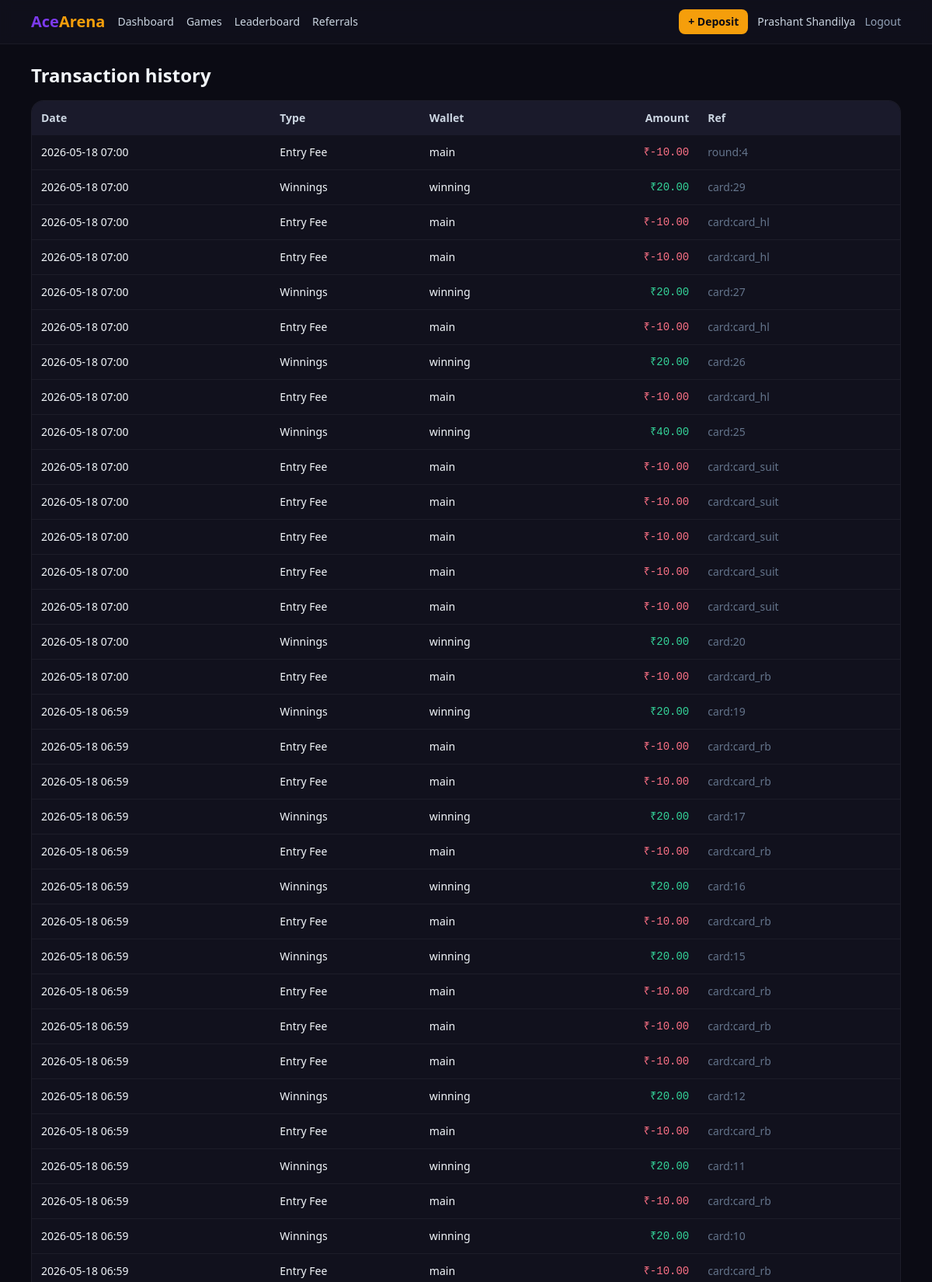
The app's page /wallet/history (signed in, upper part) with its own data.
### app/models.py (models this page shows, shortened)
class User(UserMixin, db.Model):
    __tablename__ = "users"
    id = db.Column(db.Integer, primary_key=True)
    name = db.Column(db.String(120))
    email = db.Column(db.String(190), unique=True, index=True)
    mobile = db.Column(db.String(20), unique=True, index=True)
    password_hash = db.Column(db.String(255))
    role = db.Column(db.String(32), default="user")  # user, support_admin, finance_admin, super_admin
    is_blocked = db.Column(db.Boolean, default=False)
    is_verified = db.Column(db.Boolean, default=False)
    referral_code = db.Column(db.String(16), unique=True, index=True)
    referred_by_id = db.Column(db.Integer, db.ForeignKey("users.id"))
    last_login_ip = db.Column(db.String(64))
    failed_attempts = db.Column(db.Integer, default=0)
    locked_until = db.Column(db.DateTime)
    created_at = db.Column(db.DateTime, default=datetime.utcnow)
    def is_admin(self): return self.role in ("super_admin", "finance_admin", "support_admin")

class WalletTransaction(db.Model):
    __tablename__ = "wallet_transactions"
    id = db.Column(db.Integer, primary_key=True)
    user_id = db.Column(db.Integer, db.ForeignKey("users.id"), index=True, nullable=False)
    wallet_type = db.Column(db.String(16), nullable=False)  # main, winning, bonus
    tx_type = db.Column(db.String(32), nullable=False)      # deposit, withdraw, entry_fee, winnings, referral_bonus, admin_adjust
    amount = db.Column(db.Numeric(14, 2), nullable=False)   # signed
    reference = db.Column(db.String(120), index=True)       # external ref (razorpay payment id, etc.)
    idempotency_key = db.Column(db.String(120), unique=True, index=True)
    meta = db.Column(db.Text)
    created_at = db.Column(db.DateTime, default=datetime.utcnow, index=True)

### app/wallet/routes.py (the view)
@bp.route("/history")
@login_required
def history():
    tx = WalletTransaction.query.filter_by(user_id=current_user.id) \
        .order_by(WalletTransaction.id.desc()).limit(200).all()
    return render_template("wallet/history.html", tx=tx)

### app/templates/wallet/history.html
{% extends "base.html" %}{% block content %}
<h1 class="text-2xl font-bold mb-4">Transaction history</h1>
<div class="rounded-2xl bg-ink-800 border border-white/5 overflow-hidden">
<table class="w-full text-sm">
<thead class="bg-ink-700 text-slate-300"><tr><th class="p-3 text-left">Date</th><th class="p-3 text-left">Type</th><th class="p-3 text-left">Wallet</th><th class="p-3 text-right">Amount</th><th class="p-3 text-left">Ref</th></tr></thead>
<tbody class="divide-y divide-white/5">
{% for t in tx %}<tr>
<td class="p-3">{{ t.created_at.strftime('%Y-%m-%d %H:%M') }}</td>
<td class="p-3 capitalize">{{ t.tx_type.replace('_',' ') }}</td>
<td class="p-3">{{ t.wallet_type }}</td>
<td class="p-3 text-right font-mono {{ 'text-emerald-400' if t.amount>0 else 'text-rose-400' }}">₹{{ '%.2f'|format(t.amount) }}</td>
<td class="p-3 text-slate-500">{{ t.reference or '' }}</td>
</tr>{% endfor %}
</tbody></table></div>{% endblock %}

### app/templates/base.html (shortened to what this page needs)
<!doctype html>
<html lang="en">
<head>
<script src="https://cdn.tailwindcss.com"></script>
<link rel="stylesheet" href="{{ url_for('static', filename='css/app.css') }}">
</head>
<body class="bg-ink-900 text-slate-100 min-h-screen flex flex-col">
<nav class="bg-ink-800/80 backdrop-blur border-b border-white/5 sticky top-0 z-50">
  <div class="max-w-6xl mx-auto px-4 py-3 flex items-center gap-4">
    <a href="{{ url_for('home') }}" class="font-extrabold text-xl">
      <span class="text-brand-500">Ace</span><span class="text-accent-400">Arena</span>
    </a>
    <div class="hidden md:flex gap-4 text-sm text-slate-300">
      {% if current_user.is_authenticated %}
        <a href="{{ url_for('wallet.dashboard') }}" class="hover:text-white">Dashboard</a>
        <a href="{{ url_for('games.lobby') }}" class="hover:text-white">Games</a>
        <a href="{{ url_for('games.leaderboard') }}" class="hover:text-white">Leaderboard</a>
        <a href="{{ url_for('referrals.index') }}" class="hover:text-white">Referrals</a>
      {% endif %}
    </div>
    <div class="ml-auto flex items-center gap-3">
      {% if current_user.is_authenticated %}
        <a href="{{ url_for('payments.deposit') }}"
           class="px-3 py-1.5 rounded-lg bg-accent-400 text-ink-900 font-semibold text-sm">+ Deposit</a>
        <a href="{{ url_for('auth.profile') }}" class="text-sm text-slate-300">{{ current_user.name or current_user.mobile }}</a>
        <a href="{{ url_for('auth.logout') }}" class="text-sm text-slate-400 hover:text-white">Logout</a>
      {% else %}
        <a href="{{ url_for('auth.login') }}" class="text-sm text-slate-300 hover:text-white">Login</a>
        <a href="{{ url_for('auth.register') }}"
           class="px-3 py-1.5 rounded-lg bg-brand-500 text-white font-semibold text-sm">Sign up</a>
      {% endif %}
    </div>
  </div>
</nav>
<main class="flex-1 max-w-6xl w-full mx-auto px-4 py-6">
{% block content %}{% endblock %}
</main>
</body></html>

### records on screen
User: name "Prashant Shandilya"
WalletTransaction: created_at "2026-05-18 07:00", tx_type.replace "Entry Fee", wallet_type "main", amount "-10.00", reference "round:4"
WalletTransaction: created_at "2026-05-18 07:00", tx_type.replace "Winnings", wallet_type "winning", amount "20.00", reference "card:29"
WalletTransaction: created_at "2026-05-18 07:00", tx_type.replace "Entry Fee", wallet_type "main", amount "-10.00", reference "card:card_hl"
WalletTransaction: created_at "2026-05-18 07:00", tx_type.replace "Entry Fee", wallet_type "main", amount "-10.00", reference "card:card_hl"
WalletTransaction: created_at "2026-05-18 07:00", tx_type.replace "Winnings", wallet_type "winning", amount "20.00", reference "card:27"
WalletTransaction: created_at "2026-05-18 07:00", tx_type.replace "Entry Fee", wallet_type "main", amount "-10.00", reference "card:card_hl"
WalletTransaction: created_at "2026-05-18 07:00", tx_type.replace "Winnings", wallet_type "winning", amount "20.00", reference "card:26"
WalletTransaction: created_at "2026-05-18 07:00", tx_type.replace "Entry Fee", wallet_type "main", amount "-10.00", reference "card:card_hl"
WalletTransaction: created_at "2026-05-18 07:00", tx_type.replace "Winnings", wallet_type "winning", amount "40.00", reference "card:25"
WalletTransaction: created_at "2026-05-18 07:00", tx_type.replace "Entry Fee", wallet_type "main", amount "-10.00", reference "card:card_suit"
WalletTransaction: created_at "2026-05-18 07:00", tx_type.replace "Entry Fee", wallet_type "main", amount "-10.00", reference "card:card_suit"
WalletTransaction: created_at "2026-05-18 07:00", tx_type.replace "Entry Fee", wallet_type "main", amount "-10.00", reference "card:card_suit"
WalletTransaction: created_at "2026-05-18 07:00", tx_type.replace "Entry Fee", wallet_type "main", amount "-10.00", reference "card:card_suit"
WalletTransaction: created_at "2026-05-18 07:00", tx_type.replace "Entry Fee", wallet_type "main", amount "-10.00", reference "card:card_suit"
WalletTransaction: created_at "2026-05-18 07:00", tx_type.replace "Winnings", wallet_type "winning", amount "20.00", reference "card:20"
WalletTransaction: created_at "2026-05-18 07:00", tx_type.replace "Entry Fee", wallet_type "main", amount "-10.00", reference "card:card_rb"
WalletTransaction: created_at "2026-05-18 06:59", tx_type.replace "Winnings", wallet_type "winning", amount "20.00", reference "card:19"
WalletTransaction: created_at "2026-05-18 06:59", tx_type.replace "Entry Fee", wallet_type "main", amount "-10.00", reference "card:card_rb"
WalletTransaction: created_at "2026-05-18 06:59", tx_type.replace "Entry Fee", wallet_type "main", amount "-10.00", reference "card:card_rb"
WalletTransaction: created_at "2026-05-18 06:59", tx_type.replace "Winnings", wallet_type "winning", amount "20.00", reference "card:17"
WalletTransaction: created_at "2026-05-18 06:59", tx_type.replace "Entry Fee", wallet_type "main", amount "-10.00", reference "card:card_rb"
WalletTransaction: created_at "2026-05-18 06:59", tx_type.replace "Winnings", wallet_type "winning", amount "20.00", reference "card:16"
WalletTransaction: created_at "2026-05-18 06:59", tx_type.replace "Entry Fee", wallet_type "main", amount "-10.00", reference "card:card_rb"
WalletTransaction: created_at "2026-05-18 06:59", tx_type.replace "Winnings", wallet_type "winning", amount "20.00", reference "card:15"
WalletTransaction: created_at "2026-05-18 06:59", tx_type.replace "Entry Fee", wallet_type "main", amount "-10.00", reference "card:card_rb"
WalletTransaction: created_at "2026-05-18 06:59", tx_type.replace "Entry Fee", wallet_type "main", amount "-10.00", reference "card:card_rb"
WalletTransaction: created_at "2026-05-18 06:59", tx_type.replace "Entry Fee", wallet_type "main", amount "-10.00", reference "card:card_rb"
WalletTransaction: created_at "2026-05-18 06:59", tx_type.replace "Winnings", wallet_type "winning", amount "20.00", reference "card:12"
WalletTransaction: created_at "2026-05-18 06:59", tx_type.replace "Entry Fee", wallet_type "main", amount "-10.00", reference "card:card_rb"
WalletTransaction: created_at "2026-05-18 06:59", tx_type.replace "Winnings", wallet_type "winning", amount "20.00", reference "card:11"
WalletTransaction: created_at "2026-05-18 06:59", tx_type.replace "Entry Fee", wallet_type "main", amount "-10.00", reference "card:card_rb"
WalletTransaction: created_at "2026-05-18 06:59", tx_type.replace "Winnings", wallet_type "winning", amount "20.00", reference "card:10"
WalletTransaction: created_at "2026-05-18 06:59", tx_type.replace "Entry Fee", wallet_type "main", amount "-10.00", reference "card:card_rb"
